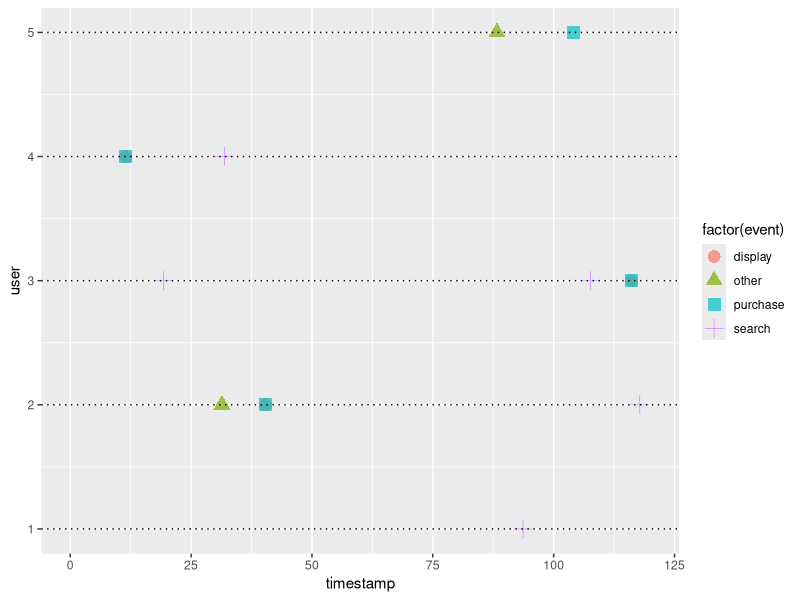

Here is the R script that generated this plot:
## ---- chunk 1
suppressMessages(library(MASS))
suppressMessages(library(dplyr))
suppressMessages(library(xtable))
suppressMessages(library(MCMCpack))
options(xtable.comment = FALSE)
suppressMessages(library(ggplot2))
knitr::opts_chunk$set(cache = T)
## ---- chunk 2
set.seed(1899)
ad_types <- c("search", "display", "other", "purchase")
K <- length(ad_types)
alpha_mean <- matrix(c(2.817, 0.0860, 0.5381, 0.6167,
                      0.1614, 1.7818, 0.2055, 0.0845,
                      0.4647, 0.1270, 8.0526, 0.8384), nrow = 3, ncol = 4)
row.names(alpha_mean) <- ad_types[1:3]
colnames(alpha_mean) <- ad_types

alpha_sd <- matrix(c(0.1765, 0.0214, 0.0562, 0.0633,
                      0.0496, 0.2314, 0.0572, 0.0347,
                      0.0654, 0.0367, 0.4117, 0.0867), nrow = 3, ncol = 4)

beta_mean <- c(34.0188, 46.8854, 51.5114)
beta_sd <- c(1.7426, 4.9370, 2.3241)
names(beta_mean) <- ad_types[1:3]

theta_mu_mean <- c(-5.3926, -6.1027, -5.8063, -9.7704) 
theta_mu_sd <- c(0.0166, 0.0212, 0.0221, 0.0762) 
names(theta_mu_mean) <- ad_types
names(theta_mu_sd) <- ad_types

Sigma_mu_mean <- matrix(c(0.4584, -0.1197, -0.4942, 0.2256,
                     -0.1197, 0.5934, -0.3380, -0.4157,
                     -0.4942, -0.3380, 1.0014, 0.0762,
                     0.2256, -0.4157, 0.0762, 2.3914), nrow = 4, ncol = 4)

Sigma_mu_sd <- matrix(c(0.0246, -0.0212, 0.0257, 0.1228,
                     0.0212, 0.0335, 0.0304, 0.1665,
                     0.0257, 0.0304, 0.0365, 0.2440,
                     0.1228, 0.1665, 0.2440, 0.2575), nrow = 4, ncol = 4)

row.names(Sigma_mu_mean) <- ad_types
colnames(Sigma_mu_mean) <- ad_types
  
inv_df <- 12000 - 1
psi_mean <- c(-0.5664, -0.7556, -0.6235, 0.2787)
psi_sd <- c(0.1228, 0.2348, 0.1229, 0.2160)
names(psi_mean) <- ad_types
names(psi_sd) <- ad_types


first_click_prob <- c(1199, 418, 811) %>% prop.table()
## ---- chunk 3
knitr::kable(alpha_mean, caption = "alpha", escape = F)
## ---- chunk 4
knitr::kable(beta_mean, caption = "beta", escape = F)
## ---- chunk 5
knitr::kable(theta_mu_mean, caption = "theta", escape = F)
## ---- chunk 6
knitr::kable(Sigma_mu_mean, caption = "Sigma", escape = F)
## ---- chunk 7
knitr::kable(psi_mean, caption = "psi", escape = F)
## ---- chunk 8
# calculate gamma and inv wishart params from means and SDs
gammaShRaFromMeanSD <- function( mean , sd ) {
  if ( mean <=0 ) stop("mean must be > 0")
  if ( sd <=0 ) stop("sd must be > 0")
  shape = mean^2/sd^2
  rate = mean/sd^2
  return( list( shape=shape , rate=rate ) )
}

invParamsWishartFromMeanPAndDF <- function(Sigma_mu_mean, df, dim){
  scale_matrix <- Sigma_mu_mean*df - Sigma_mu_mean*dim - Sigma_mu_mean
  return(list(scale_matrix=scale_matrix, df=df, dim=dim))
}

draw_params <- function() {
  alpha <- matrix(nrow = nrow(alpha_mean), ncol = ncol(alpha_mean))
  for(j in c(1:nrow(alpha_mean))) {
    for(k in c(1:ncol(alpha_mean))) {
      gam <- gammaShRaFromMeanSD(mean = alpha_mean[j,k], sd = alpha_sd[j,k])
      alpha[j,k] <- rgamma(n=1, shape = gam$shape, rate = gam$rate)
    }
  }
  
  beta <- numeric()
  for(j in c(1:length(beta_mean))) {
      gam <- gammaShRaFromMeanSD(mean = beta_mean[j], sd = beta_sd[j])
      beta[j] <- rgamma(n=1, shape = gam$shape, rate = gam$rate)
  }
  
  # assumption that all psi_ks are independet we can sample with the diagonal of sds, 
  # in appendix they calculate psi with the Identity matrix which assumes independence!
  psi <- mvrnorm(mu = psi_mean, 
                 Sigma = psi_sd^2 * diag(nrow = length(psi_sd)))
  theta_mu <- mvrnorm(mu = theta_mu_mean, 
                     Sigma = theta_mu_sd^2 * diag(nrow = length(theta_mu_sd)))
  
  inv_wishart_params <- invParamsWishartFromMeanPAndDF(Sigma_mu_mean = Sigma_mu_mean, 
                                                 df = inv_df, dim = length(ad_types))
  Sigma_mu <- riwish(v = inv_wishart_params$df, S = inv_wishart_params$scale_matrix)
  mu <- exp(mvrnorm(mu = theta_mu, Sigma = Sigma_mu))
  list(alpha = alpha, beta = beta, psi = psi, 
       theta_mu = theta_mu, Sigma_mu = Sigma_mu, mu = mu)
}
## ---- chunk 9
T <- 120
## ---- chunk 10
simulate_user_clickstream <- function(alpha, beta, psi, theta_mu, Sigma_mu, mu) {
  t = 0; n = 0; n_K = 0; m = c(alpha[j_0,] + mu) %>% sum; j = integer(); t_j = numeric()
  
  hist_intensity_decay <- function(a, b, events, current_time, event_times) {
    result <- numeric(K)
    names(result) <- ad_types
    if(length(events) == 0) return(result)
    
    for(k in 1:K){
      for(idx in 1:length(events)){
        j_l <- events[idx]
        if(j_l != K) { # do not consider purchases (K) here
          result[k] <- result[k] + 
            alpha[j_l, k] * exp(-1 * beta[j_l] * (t - event_times[idx]))
        }
      }
    }
    return(result)
  }

  repeat {
    s <- rexp(n = 1, rate = m)
    t <- t + s
    if(!is.nan(t) && t < T){
      lambda <- mu * exp(psi*n_K) + alpha[j_0, ] * exp(-1 * beta[j_0] * t)
      lambda <- lambda + hist_intensity_decay(alpha, beta, j, t, t_j)
      U <- runif(n = 1)
      if(U <= sum(lambda) / m){
        n <- n + 1
        t_j[n] <- t
        j[n] <- which(rmultinom(n = 1, size = 1, 
                                prob = lambda/sum(lambda))[,1] %in% c(1)) 
        if(j[n] == K) { # if purchase
          n_K <- n_K + 1
          m <- sum(lambda - mu * exp(psi * (n_K -1)) + mu * exp(psi * n_K))
        } else {
          m <- sum(lambda + alpha[j[n], ])
        }
      } else {
        m <- sum(lambda)
      }
    }
    
    if(t > T) return(list(timestamp = t_j, event = ad_types[j]))
  }
}

## ---- chunk 11
j_0 <- sample(length(ad_types) - 1, size = 1, prob = first_click_prob)
params <- draw_params()
data <- do.call(simulate_user_clickstream, params)
## ---- chunk 12
xtable(data.frame(time = data$timestamp, event = data$event), caption = "Simulated click stream")
## ---- chunk 13
sim_cnt <- 5
## ---- chunk 14
users <- data.frame()
for(i in 1:sim_cnt) {
  j_0 <- sample(length(ad_types) - 1, size = 1, prob = first_click_prob)
  params <- draw_params()
  data <- do.call(simulate_user_clickstream, params)
  users <- users %>% 
    rbind(data_frame(user = rep.int(i, length(data$event)), 
                     event = data$event, 
                     timestamp=data$timestamp))
}
## ---- chunk 15
ggplot(users, aes(x = timestamp, y = user, 
                  label = event, color = factor(event), 
                  shape = factor(event),
                  xmax = T)) +
  geom_point(size = 4, alpha = .7) +
  geom_hline(aes(yintercept = user), lty="dotted") + 
  xlim(0, T) + 
  ylim(1, sim_cnt)
